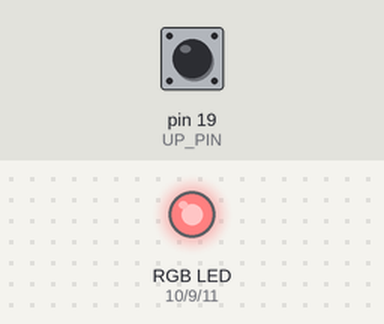
Simulated run of this sketch. Board: Arduino Uno, built with avr-gcc and run on an emulated ATmega328P. Shown: an RGB LED mixed from three pins (HIGH = lit). The test bench sets the inputs (shaded band); at power-on: pin 19 (UP_PIN) LOW.

Above: at 0.1 s.
Timing chart, 0 to 1.6 s (numbered marks = the images above):
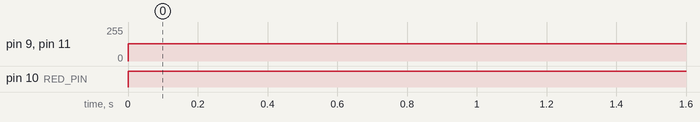

The sketch:

bedlights.ino
```cpp
#define GREEN_PIN 9
#define RED_PIN 10
#define BLUE_PIN 11

#define UP_PIN PIN_A5
#define DOWN_PIN PIN_A4

#define NUM_STATES 4

#define min(x, y) ((x) < (y) ? (x) : (y))
#define max(x, y) ((x) < (y) ? (y) : (x))

class State {
public:
  byte r = 0;
  byte g = 0;
  byte b = 0;

  State(byte r, byte g, byte b) {
    this->r = r;
    this->g = g;
    this->b = b;
  }
};

State *states[NUM_STATES] = {
  new State(0x80, 0x15, 0x2),   // White
  new State(0xFF, 0x30, 0x8),   // Orange warm
  new State(0xFF, 0x60, 0x30),  // Wake up
  new State(0xFF, 0x80, 0x80)   // Daylight
};

class StateRepository {
private:
  int index = 1;
  State **states;
  int maxIndex;

public:
  StateRepository(State **states) {
    this->states = states;
    this->maxIndex = NUM_STATES - 1;
  }

  State *getCurrentState() {
    return states[index];
  }

  State *next() {
    index = min(index + 1, maxIndex);
    return index;
  }

  State *prev() {
    index = max(index - 1, 0);
    return index;
  }
};

class Hal {
private:
  byte redPin = RED_PIN;
  byte greenPin = GREEN_PIN;
  byte bluePin = BLUE_PIN;

public:
  void setupPins() {
    pinMode(redPin, OUTPUT);
    pinMode(greenPin, OUTPUT);
    pinMode(bluePin, OUTPUT);
  }

  void applyState(State *state) {
    analogWrite(redPin, state->r);
    analogWrite(greenPin, state->g);
    analogWrite(bluePin, state->b);
  }

  bool readUpButton() {
    return digitalRead(UP_PIN);
  }

  bool readDownButton() {
    return digitalRead(DOWN_PIN);
  }
};

Hal *hal = new Hal();
StateRepository *repo = new StateRepository(states);

void setup() {
  // put your setup code here, to run once:
  hal->setupPins();
}

enum LogicLevel {
  LogicLevel_None,
  LogicLevel_Rise,
  LogicLevel_Fall,
  LogicLevel_Hi,
  LogicLevel_Lo
};

class Debouncer {
private:
  int sampleDurationMicro = 100000;
  int count = sampleDurationMicro / 2;
  long lastSampleMicros = 0;
  int resolutionUs = 1000;

public:
  LogicLevel onLevel(bool level) {
    int previousCount = count;
    long elapsedMicros = (micros() - lastSampleMicros);
    lastSampleMicros = micros();
    count = level
              ? min(count + elapsedMicros, sampleDurationMicro)
              : max(count - elapsedMicros, 0);
    if (count == 0) {
      return previousCount > count ? LogicLevel_Fall : LogicLevel_Lo;
    } else if (count == sampleDurationMicro) {
      return previousCount < count ? LogicLevel_Rise : LogicLevel_Hi;
    } else {
      return LogicLevel_None;
    }
  }
};

bool anythingChanged = true;
Debouncer *upArrowDebouncer = new Debouncer();
Debouncer *downArrowDebouncer = new Debouncer();

void loop() {
  if (anythingChanged) {
    anythingChanged = false;
    State *newState = repo->getCurrentState();
    hal->applyState(newState);
  }

  if (upArrowDebouncer->onLevel(hal->readUpButton() == LogicLevel_Rise)) {
    anythingChanged = true;
    repo->next();
  } else if (downArrowDebouncer->onLevel(hal->readDownButton() == LogicLevel_Rise)) {
    anythingChanged = true;
    repo->prev();
  }


  //  hal->applyState(&State(0xff, 0x30, 0x8));
  // long ms = millis();
  // // put your main code here, to run repeatedly:
  // if (ms - refTime > 10) {
  //   State state = State(1.0, 0, 0);
  //   hal->applyState(&state);
  //   blue += 0.01;
  //   refTime = ms;
  // }
}
```

Measured:
- by itself, pin 9 (GREEN_PIN), pin 11 (BLUE_PIN): 0/255 → 128/255 at 0.00 s
- by itself, pin 10 (RED_PIN): LOW → HIGH at 0.00 s
